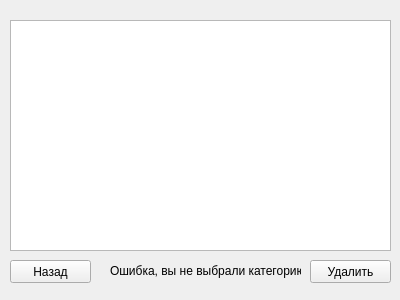
<?xml version="1.0" encoding="UTF-8"?>
<ui version="4.0">
 <class>Form</class>
 <widget class="QWidget" name="Form">
  <property name="geometry">
   <rect>
    <x>0</x>
    <y>0</y>
    <width>400</width>
    <height>300</height>
   </rect>
  </property>
  <property name="windowTitle">
   <string>Form</string>
  </property>
  <widget class="QTableWidget" name="tableWidget">
   <property name="geometry">
    <rect>
     <x>10</x>
     <y>20</y>
     <width>381</width>
     <height>231</height>
    </rect>
   </property>
  </widget>
  <widget class="QPushButton" name="back_button">
   <property name="geometry">
    <rect>
     <x>10</x>
     <y>260</y>
     <width>81</width>
     <height>23</height>
    </rect>
   </property>
   <property name="text">
    <string>Назад</string>
   </property>
  </widget>
  <widget class="QPushButton" name="delete_button">
   <property name="geometry">
    <rect>
     <x>310</x>
     <y>260</y>
     <width>81</width>
     <height>23</height>
    </rect>
   </property>
   <property name="text">
    <string>Удалить</string>
   </property>
  </widget>
  <widget class="QLabel" name="error_message">
   <property name="geometry">
    <rect>
     <x>110</x>
     <y>260</y>
     <width>191</width>
     <height>21</height>
    </rect>
   </property>
   <property name="text">
    <string>Ошибка, вы не выбрали категорию</string>
   </property>
  </widget>
 </widget>
 <resources/>
 <connections/>
</ui>
